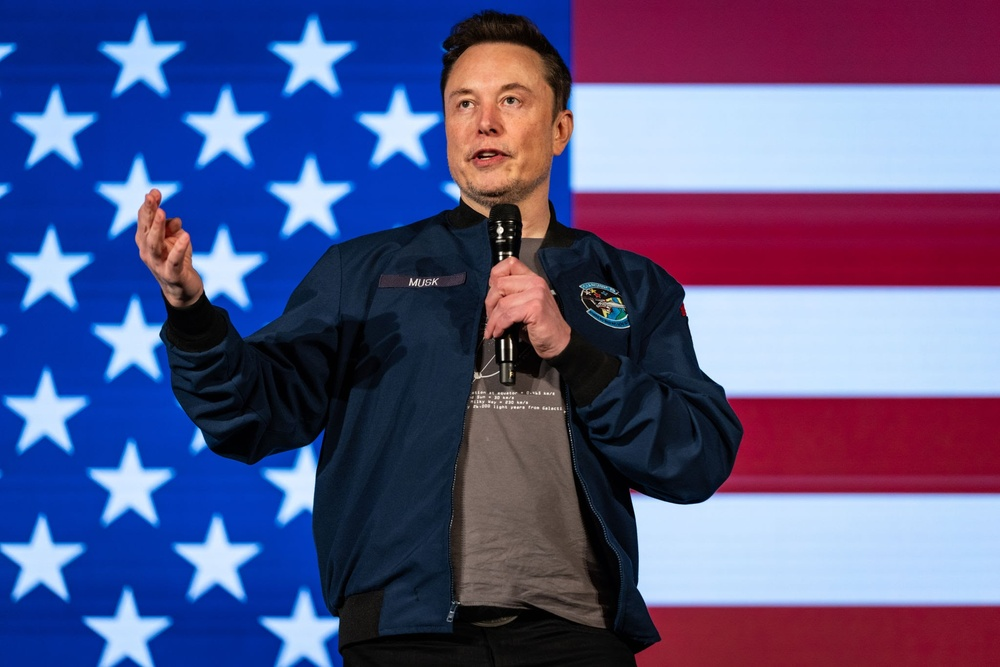
#> input picture img/Elon.jpg, 1000 x 667 px, shrunk from 2048 x 1366 before the run
$ python face_cropping.py
#> lines starting #> are read from the running program, lines starting #| are printed output that depends on the picture
import cv2

image = cv2.imread('img/Elon.jpg')
#> image is the input picture: shape (667, 1000, 3); mean B, G, R 132.5, 84.8, 86.1
face_cascade = cv2.CascadeClassifier(cv2.data.haarcascades + 'haarcascade_frontalface_default.xml')
gray = cv2.cvtColor(image, cv2.COLOR_BGR2GRAY)
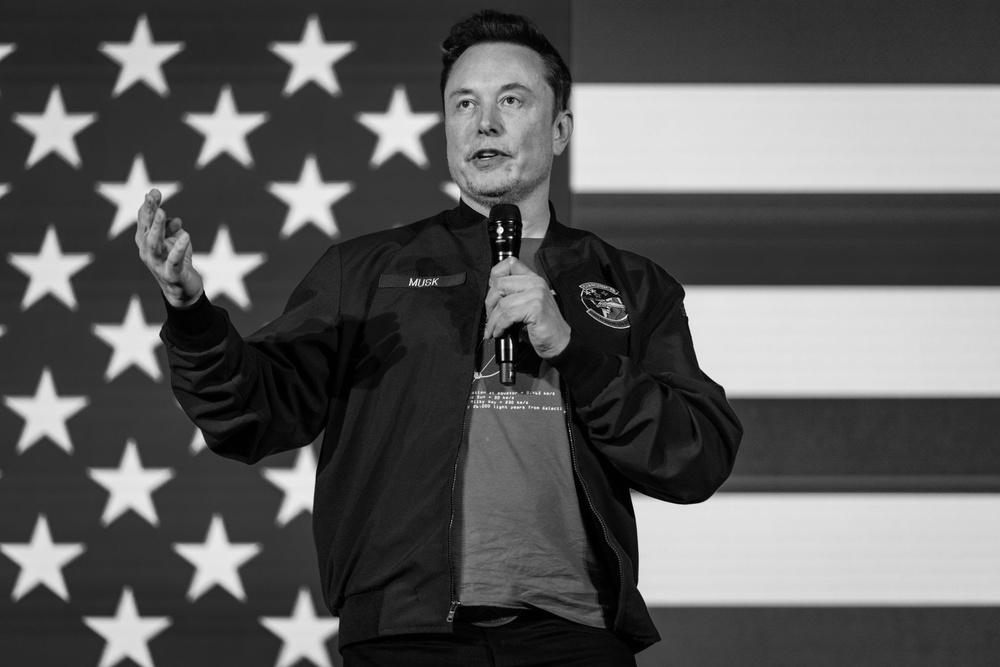
#> gray: shape (667, 1000); min 0, max 254, mean 90.6
faces = face_cascade.detectMultiScale(gray, scaleFactor=1.1, minNeighbors=5, minSize=(30, 30))
#> faces = [[428, 50, 129, 129]]

if len(faces) == 0:
    raise ValueError("No faces found in the image.")
elif len(faces) > 1:
    raise ValueError("There are more than one faces in the image.")

x, y, w, h = faces[0]
#> x = 428; y = 50; w = 129; h = 129
cropped_face = image[y:y+h, x:x+w]
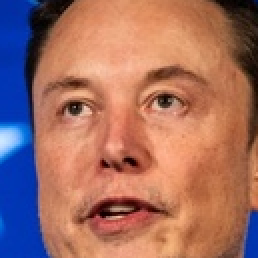
#> cropped_face: shape (129, 129, 3) (shown 2 times larger); mean B, G, R 100.7, 110.5, 160.7
cv2.imwrite('cropped_face.jpg', cropped_face)
